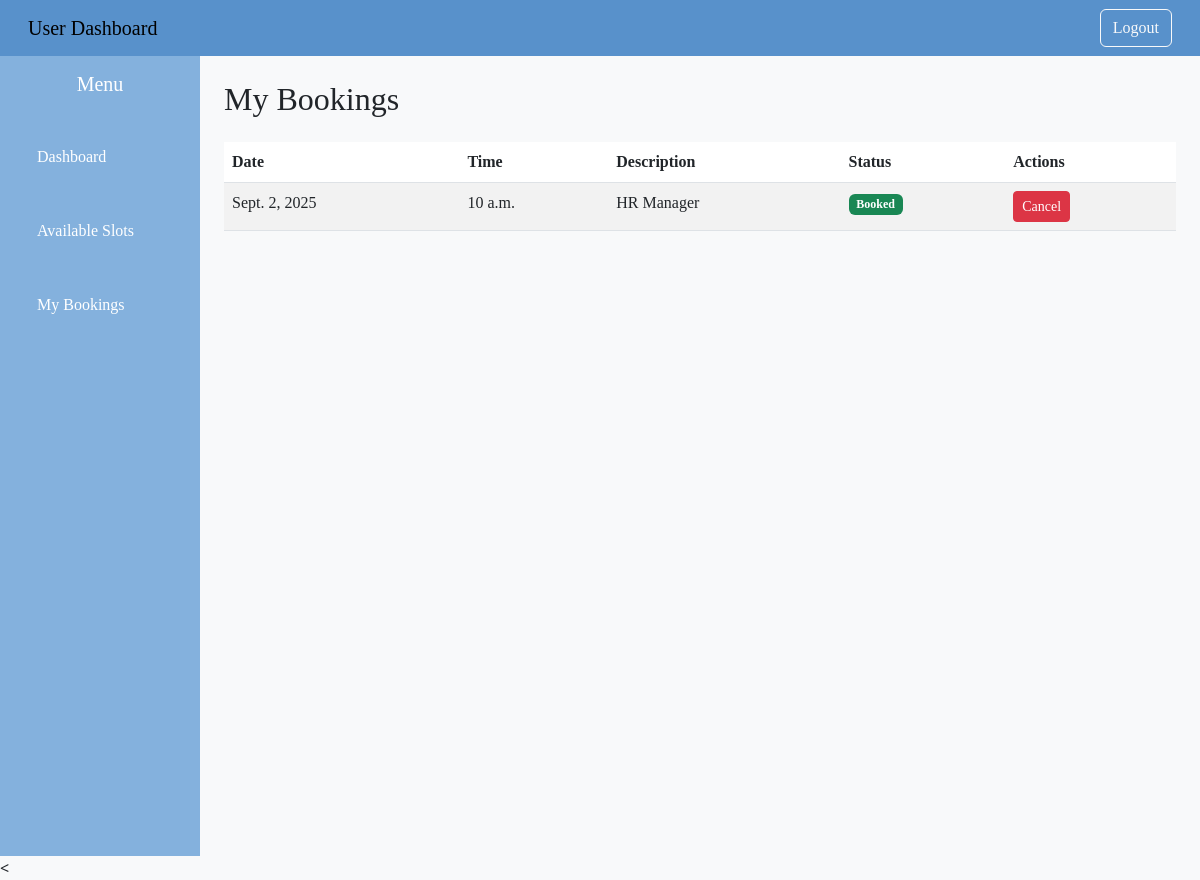
The app's page /my_bookings/ (signed in) with its own data.
### amsapp/models.py (models this page shows, shortened)
class Booking(models.Model):
    STATUS_CHOICES = [
        ('booked', 'Booked'),
        ('canceled', 'Canceled'),
        ('rescheduled', 'Rescheduled'),
    ]
    user = models.ForeignKey(reg_tbl, on_delete=models.CASCADE)
    slot = models.OneToOneField(Slot, on_delete=models.CASCADE)  # one booking per slot
    status = models.CharField(max_length=20, choices=STATUS_CHOICES, default='booked')
    booked_at = models.DateTimeField(auto_now_add=True)

class Slot(models.Model):
    date = models.DateField()
    time = models.TimeField()
    description = models.CharField(max_length=255)
    is_booked = models.BooleanField(default=False)

### amsapp/views.py (the view)
# urls.py: path('my_bookings/', views.my_bookings, name='my_bookings'),
def my_bookings(request):
    reg_id = request.session.get('reg_id')
    if not reg_id:
        return redirect('login')
    current_user = get_object_or_404(reg_tbl, id=reg_id)
    bookings = Booking.objects.filter(user=current_user).select_related('slot').order_by('-slot__date', '-slot__time')
    return render(request, 'my_bookings.html', {'bookings': bookings})

### amsapp/templates/my_bookings.html (shortened to what this page needs)
{% extends 'base_user.html' %}
{% block content %}
<h2 class="mb-4">My Bookings</h2>
<table class="table table-striped">
  <thead>
    <tr>
      <th>Date</th>
      <th>Time</th>
      <th>Description</th>
      <th>Status</th>
      <th>Actions</th>
    </tr>
  </thead>
  <tbody>
    {% for booking in bookings %}
      <tr id="booking-row-{{ booking.id }}">
        <td>{{ booking.slot.date }}</td>
        <td>{{ booking.slot.time }}</td>
        <td>{{ booking.slot.description }}</td>
        <td id="booking-status-{{ booking.id }}">
          {% if booking.status == 'booked' %}
            <span class="badge bg-success">Booked</span>
          {% elif booking.status == 'canceled' %}
            <span class="badge bg-danger">Canceled</span>
          {% endif %}
        </td>
        <td>
          {% if booking.status == 'booked' %}
            <button class="btn btn-sm btn-danger cancel-btn" data-booking-id="{{ booking.id }}">Cancel</button>
          {% else %}
            <span class="text-muted">No actions available</span>
          {% endif %}
        </td>
      </tr>
    {% empty %}
      <tr><td colspan="5" class="text-center">No bookings found</td></tr>
    {% endfor %}
  </tbody>
</table>
{% endblock %}

### amsapp/templates/base_user.html (style rules this page uses)
* { font-family:Georgia, 'Times New Roman', Times, serif; }
body { background-color: #f8f9fa; }

### records on screen
Booking: slot "Sept. 2, 2025", slot.time "10 a.m.", slot.description "HR Manager", status "Booked"
